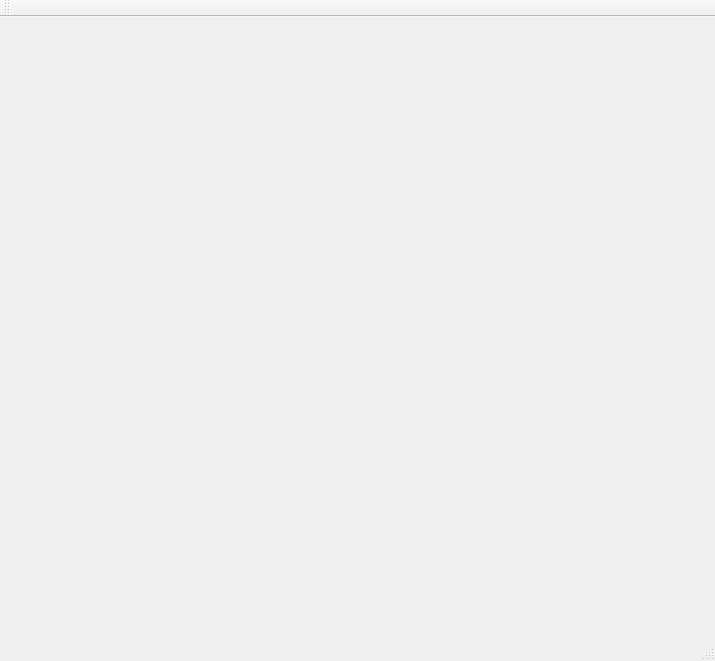
<?xml version="1.0" encoding="UTF-8"?>
<ui version="4.0">
 <class>MainWindow</class>
 <widget class="QMainWindow" name="MainWindow">
  <property name="geometry">
   <rect>
    <x>0</x>
    <y>0</y>
    <width>715</width>
    <height>661</height>
   </rect>
  </property>
  <property name="windowTitle">
   <string>MainWindow</string>
  </property>
  <widget class="QWidget" name="centralWidget">
   <widget class="QGLESWIDGET" name="widget" native="true">
    <property name="geometry">
     <rect>
      <x>10</x>
      <y>10</y>
      <width>600</width>
      <height>600</height>
     </rect>
    </property>
   </widget>
  </widget>
  <widget class="QMenuBar" name="menuBar">
   <property name="geometry">
    <rect>
     <x>0</x>
     <y>0</y>
     <width>715</width>
     <height>25</height>
    </rect>
   </property>
  </widget>
  <widget class="QToolBar" name="mainToolBar">
   <attribute name="toolBarArea">
    <enum>TopToolBarArea</enum>
   </attribute>
   <attribute name="toolBarBreak">
    <bool>false</bool>
   </attribute>
  </widget>
  <widget class="QStatusBar" name="statusBar"/>
 </widget>
 <layoutdefault spacing="6" margin="11"/>
 <customwidgets>
  <customwidget>
   <class>QGLESWIDGET</class>
   <extends>QWidget</extends>
   <header>qgleswidget.h</header>
   <container>1</container>
  </customwidget>
 </customwidgets>
 <resources/>
 <connections/>
</ui>
